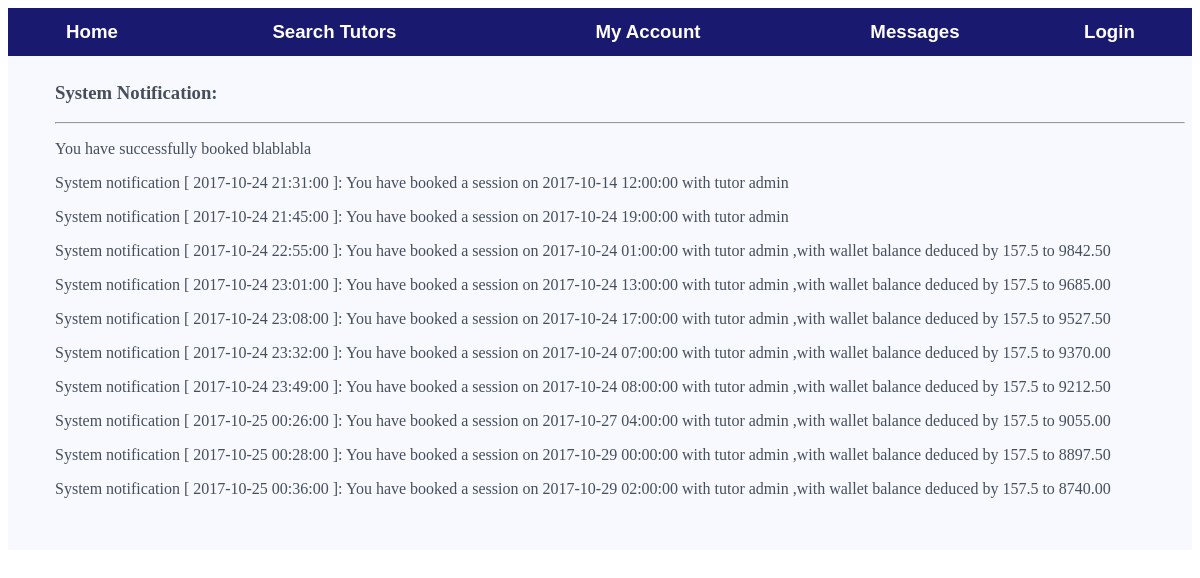
Before: /Tutorial/2/message/ with the older database file.
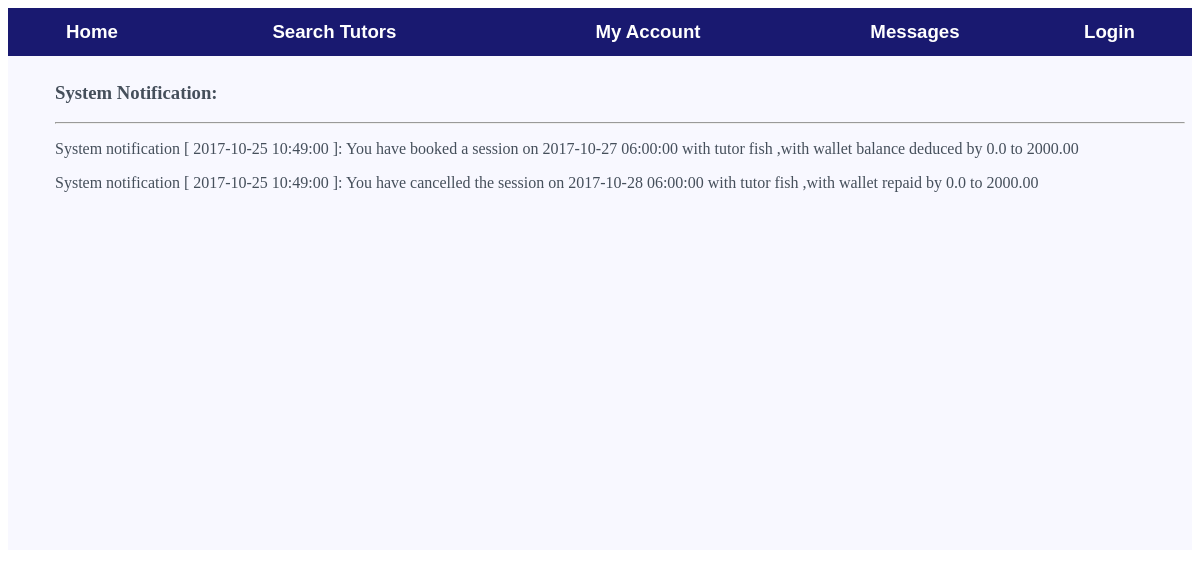
After: the same page with the newer database file.
### Tutorial/models.py (models this page shows, shortened)
class Notification(models.Model):
    content = models.CharField(max_length=500)
    myuser = models.ForeignKey(MyUser, on_delete=models.CASCADE,null=True)

### Tutorial/views.py (the view)
# urls.py: url(r'^(?P<myuser_id>[0-9]+)/message/$', views.message, name='message'),
def message(request, myuser_id):
    myuser = get_object_or_404(MyUser, pk=myuser_id)
    messages = Notification.objects.filter(myuser=myuser)
    return render(request, 'message/message.html', {'user': myuser, 'messages': messages})

### Tutorial/templates/message/message.html (shortened to what this page needs)
{% extends "myaccount/myaccount.html" %}
{% block content%}
		<div id="Message" style="background-color : #F8F8FF; padding : 7px; height : 60%;">
			<ul style="  color : #454f5b; text-decoration: none;">
				<h3>System Notification: {{user.name}}</h3>
				<hr>
                {%for msg in messages%}
					<p>{{msg.content}}</p>
				{%endfor%}
			</ul>
		</div>
{% endblock %}

### Tutorial/templates/myaccount/myaccount.html (shortened to what this page needs)
{% extends "Menu.html" %}

### Tutorial/templates/Menu.html (shortened to what this page needs)
<!DOCTYPE html>
<html style="height : 100%;">
	<head>
	</head>
	<body style="height : 100%;">
		<div id="header" class="header" style=" background-color: #191970;  margin : auto; font-size : 14pt; padding: 10px; text-align : center; font-family : Futura, Arial;">
			<table style="width : 100%;">
				{% if request.user.is_authenticated %}
				<tr>
					<th><a id="Home" href="" style="color : white; text-decoration:none;">Home</a></th>
					<th><a id="SearchTutors" href="{% url 'Tutorial:index' user.id %}" style="color : white; text-decoration:none;">Search Tutors</a></th>
					<th><a id="MyAccount" href="{% url 'Tutorial:myaccount' user.id %}" style="color : white; text-decoration:none;">My Account</a></th>
					<th><a id="Messages" href="{% url 'Tutorial:message' user.id %}" style="color : white; text-decoration:none;">Messages</a></th>
					<th><a id="Mode" href="" style="color : white; text-decoration:none;">Student Mode</a></th>
				</tr>
				{% else %}
				<tr>
					<th><a id="Home" href="" style="color : white; text-decoration:none;">Home</a></th>
					<th><a id="SearchTutors" href="{% url 'Tutorial:login'%}" style="color : white; text-decoration:none;">Search Tutors</a></th>
					<th><a id="MyAccount" href="{% url 'Tutorial:login' %}" style="color : white; text-decoration:none;">My Account</a></th>
					<th><a id="Messages" href="{% url 'Tutorial:login' %}" style="color : white; text-decoration:none;">Messages</a></th>
					<th><a id="Mode" href="{% url 'Tutorial:login' %}" style="color : white; text-decoration:none;">Login</a></th>
				</tr>
				{% endif %}
			</table>
        </div>
        {% block content %}{% endblock %}
	</body>
</html>

Changed rows visible on the page:
removed Notification: content "System notification [ 2017-10-24 21:31:00 ]: You have booked a session on 2017-10-14 12:00:00 with tutor admin"
removed Notification: content "System notification [ 2017-10-24 21:45:00 ]: You have booked a session on 2017-10-24 19:00:00 with tutor admin"
removed Notification: content "System notification [ 2017-10-24 22:55:00 ]: You have booked a session on 2017-10-24 01:00:00 with tutor admin ,with wallet balance deduced by 157.5 to 9842.50"
removed Notification: content "System notification [ 2017-10-24 23:01:00 ]: You have booked a session on 2017-10-24 13:00:00 with tutor admin ,with wallet balance deduced by 157.5 to 9685.00"
removed Notification: content "System notification [ 2017-10-24 23:08:00 ]: You have booked a session on 2017-10-24 17:00:00 with tutor admin ,with wallet balance deduced by 157.5 to 9527.50"
removed Notification: content "System notification [ 2017-10-24 23:32:00 ]: You have booked a session on 2017-10-24 07:00:00 with tutor admin ,with wallet balance deduced by 157.5 to 9370.00"
removed Notification: content "System notification [ 2017-10-24 23:49:00 ]: You have booked a session on 2017-10-24 08:00:00 with tutor admin ,with wallet balance deduced by 157.5 to 9212.50"
removed Notification: content "System notification [ 2017-10-25 00:26:00 ]: You have booked a session on 2017-10-27 04:00:00 with tutor admin ,with wallet balance deduced by 157.5 to 9055.00"
removed Notification: content "System notification [ 2017-10-25 00:28:00 ]: You have booked a session on 2017-10-29 00:00:00 with tutor admin ,with wallet balance deduced by 157.5 to 8897.50"
removed Notification: content "System notification [ 2017-10-25 00:36:00 ]: You have booked a session on 2017-10-29 02:00:00 with tutor admin ,with wallet balance deduced by 157.5 to 8740.00"
now on this page (row edited): Notification: content "System notification [ 2017-10-25 10:49:00 ]: You have booked a session on 2017-10-27 06:00:00 with tutor fish ,with wallet balance deduced by 0.0 to 2000.00"
changed Notification: content "You have successfully booked blablabla" → "System notification [ 2017-10-25 10:49:00 ]: You have cancelled the session on 2017-10-28 06:00:00 with tutor fish ,with wallet repaid by 0.0 to 2000.00"
